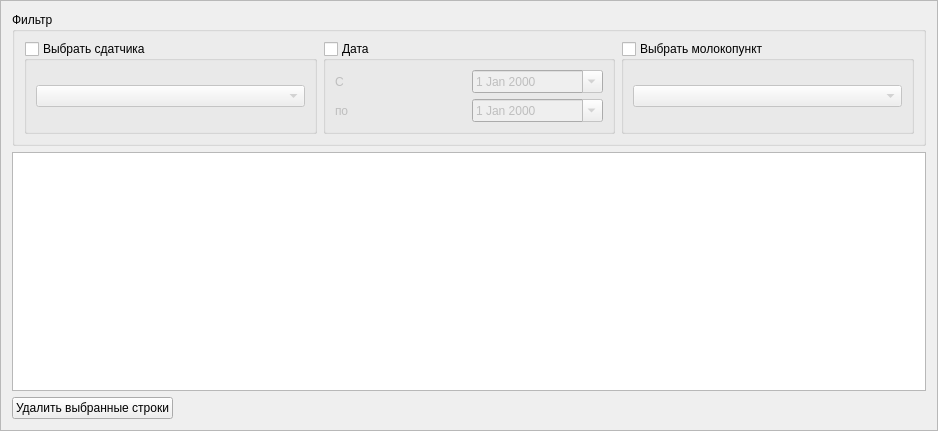
<?xml version="1.0" encoding="UTF-8"?>
<ui version="4.0">
 <class>FrameEditMilkReception</class>
 <widget class="QFrame" name="FrameEditMilkReception">
  <property name="geometry">
   <rect>
    <x>0</x>
    <y>0</y>
    <width>938</width>
    <height>431</height>
   </rect>
  </property>
  <property name="windowTitle">
   <string>Frame</string>
  </property>
  <property name="frameShape">
   <enum>QFrame::StyledPanel</enum>
  </property>
  <property name="frameShadow">
   <enum>QFrame::Raised</enum>
  </property>
  <layout class="QVBoxLayout" name="verticalLayout">
   <item>
    <widget class="QGroupBox" name="groupBoxFilter">
     <property name="title">
      <string>Фильтр</string>
     </property>
     <layout class="QHBoxLayout" name="horizontalLayout_2">
      <item>
       <widget class="QGroupBox" name="groupBoxFilterDeliverers">
        <property name="title">
         <string>Выбрать сдатчика</string>
        </property>
        <property name="checkable">
         <bool>true</bool>
        </property>
        <property name="checked">
         <bool>false</bool>
        </property>
        <layout class="QHBoxLayout" name="horizontalLayout">
         <item>
          <widget class="QComboBox" name="comboBoxFilterDeliverers"/>
         </item>
        </layout>
       </widget>
      </item>
      <item>
       <widget class="QGroupBox" name="groupBoxFilterDate">
        <property name="title">
         <string>Дата</string>
        </property>
        <property name="checkable">
         <bool>true</bool>
        </property>
        <property name="checked">
         <bool>false</bool>
        </property>
        <layout class="QGridLayout" name="gridLayout">
         <item row="0" column="0">
          <widget class="QLabel" name="label">
           <property name="text">
            <string>С</string>
           </property>
          </widget>
         </item>
         <item row="0" column="1">
          <widget class="QDateEdit" name="dateEditFilterStart">
           <property name="showGroupSeparator" stdset="0">
            <bool>true</bool>
           </property>
           <property name="calendarPopup">
            <bool>true</bool>
           </property>
          </widget>
         </item>
         <item row="1" column="0">
          <widget class="QLabel" name="label_2">
           <property name="text">
            <string>по</string>
           </property>
          </widget>
         </item>
         <item row="1" column="1">
          <widget class="QDateEdit" name="dateEditFilterEnd">
           <property name="showGroupSeparator" stdset="0">
            <bool>true</bool>
           </property>
           <property name="calendarPopup">
            <bool>true</bool>
           </property>
          </widget>
         </item>
        </layout>
       </widget>
      </item>
      <item>
       <widget class="QGroupBox" name="groupBoxFilterMilkPoints">
        <property name="title">
         <string>Выбрать молокопункт</string>
        </property>
        <property name="checkable">
         <bool>true</bool>
        </property>
        <property name="checked">
         <bool>false</bool>
        </property>
        <layout class="QHBoxLayout" name="horizontalLayout_3">
         <item>
          <widget class="QComboBox" name="comboBoxFilterMilkPoints"/>
         </item>
        </layout>
       </widget>
      </item>
     </layout>
    </widget>
   </item>
   <item>
    <widget class="QTableView" name="tableViewEditMilkReceptions">
     <property name="alternatingRowColors">
      <bool>true</bool>
     </property>
     <property name="selectionMode">
      <enum>QAbstractItemView::ExtendedSelection</enum>
     </property>
     <property name="selectionBehavior">
      <enum>QAbstractItemView::SelectRows</enum>
     </property>
    </widget>
   </item>
   <item>
    <layout class="QHBoxLayout" name="horizontalLayout_4">
     <item>
      <widget class="QPushButton" name="pushButtonRemove">
       <property name="text">
        <string>Удалить выбранные строки</string>
       </property>
      </widget>
     </item>
     <item>
      <spacer name="horizontalSpacer">
       <property name="orientation">
        <enum>Qt::Horizontal</enum>
       </property>
       <property name="sizeHint" stdset="0">
        <size>
         <width>40</width>
         <height>20</height>
        </size>
       </property>
      </spacer>
     </item>
    </layout>
   </item>
  </layout>
 </widget>
 <resources/>
 <connections/>
</ui>
